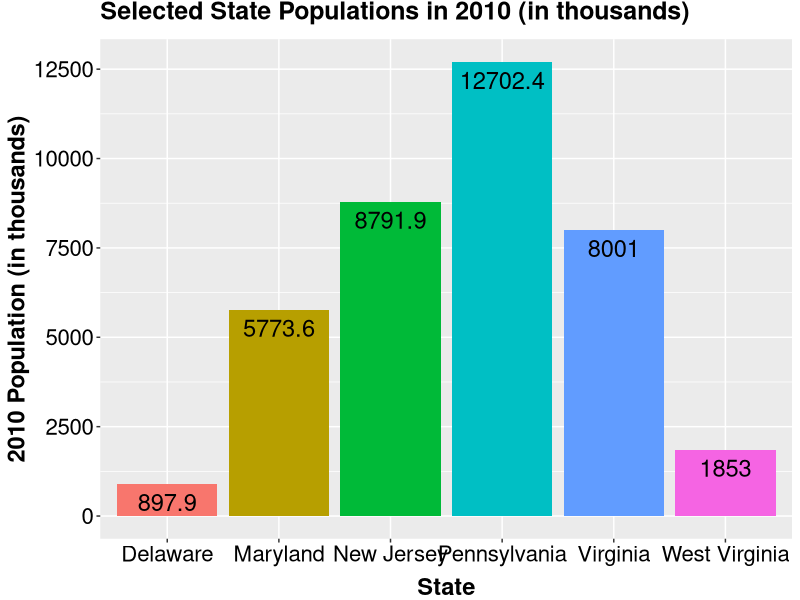

Source code (R):
# This script creates a bar graph using (a subset of) 'census_data.csv'.

# A description of 'census_data.csv' can be found in 'census_data_scrape_and_process.R'.
# To avoid an overwhelming plot, I will be using a subset of 'census_data.csv' consisting of
# observations for 6 states (Delaware, Maryland, New Jersey, Pennsylvania, Virginia, 
# and West Virginia) in 2010.

# Load packages.
library(data.table)
library(ggplot2)

# Load data.
# Note that the data is located in the 'visualizations' folder, NOT the 'ggplot' folder.
census_data = data.table(read.csv('census_data.csv', 
                                  header = T, 
                                  stringsAsFactors = F, 
                                  check.names = F))

#####
# SUBSET/PROCESS DATA.

  # Specify states of interest.
  states = c('Delaware', 'Maryland', 'New Jersey', 'Pennsylvania', 
             'Virginia', 'West Virginia')
  
  # Create data subset (specified above).
  census_subset = census_data[Name %in% states, .(Name, `2010`)]
  
  # Divide population values by 1000 for easier graph viewing.
  census_subset$`2010` = census_subset$`2010` / 1000

#####  
# Plot data.
ggplot(data = census_subset, 
       aes(x = Name, 
           y = `2010`, 
           fill = Name)) + 
  geom_bar(stat = 'identity') + 
  theme(legend.position = 'none') + 
  scale_y_continuous(breaks = seq(0, 12500, 2500)) +
  geom_text(aes(label = round(`2010`, 1)), 
            vjust = 1.5, 
            size = 6) +
  theme(axis.text.x = element_text(color = 'black', 
                                   size = 16), 
        axis.text.y = element_text(color= 'black', 
                                   size = 16),
        axis.title.x = element_text(face = 'bold', 
                                    size = 17, 
                                    vjust = -0.5),
        axis.title.y = element_text(face = 'bold',
                                    size = 17),
        plot.title = element_text(face = 'bold', 
                                  size = 18, 
                                  vjust = 2)) +
  ggtitle('Selected State Populations in 2010 (in thousands)') + 
  xlab('State') + 
  ylab('2010 Population (in thousands)')